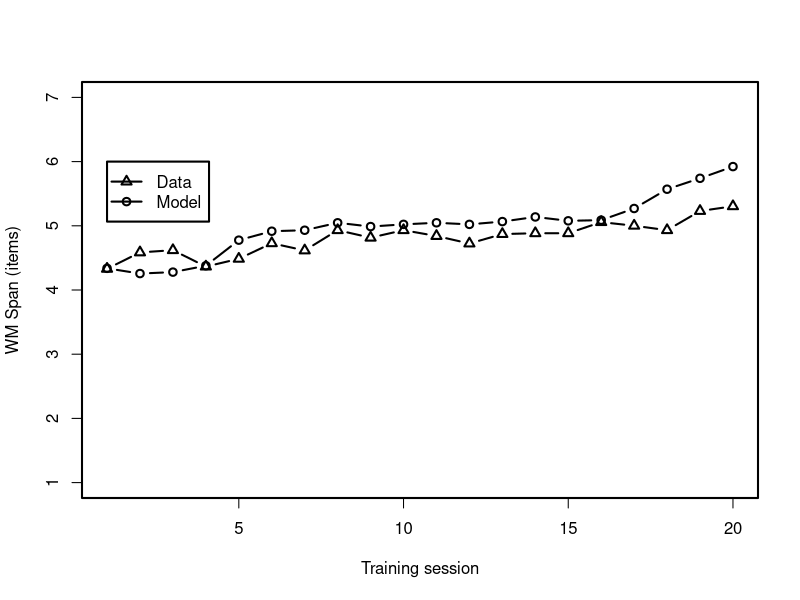
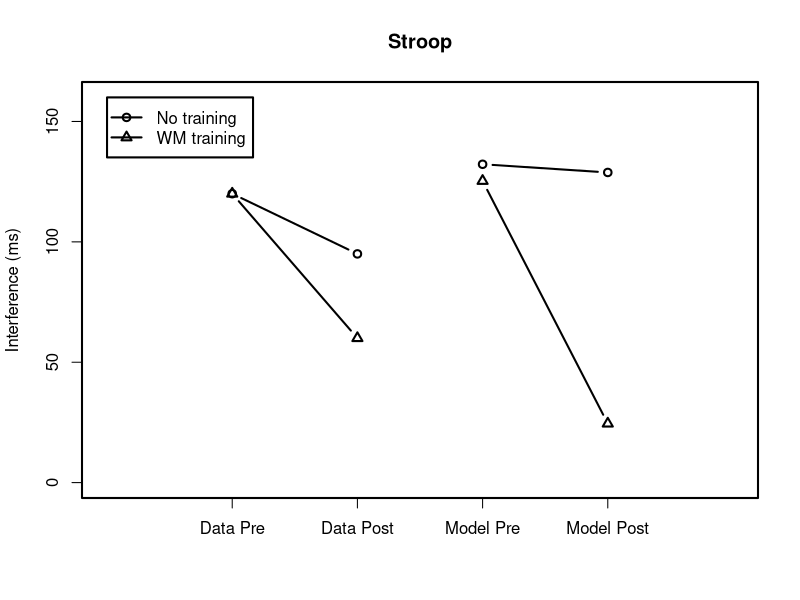
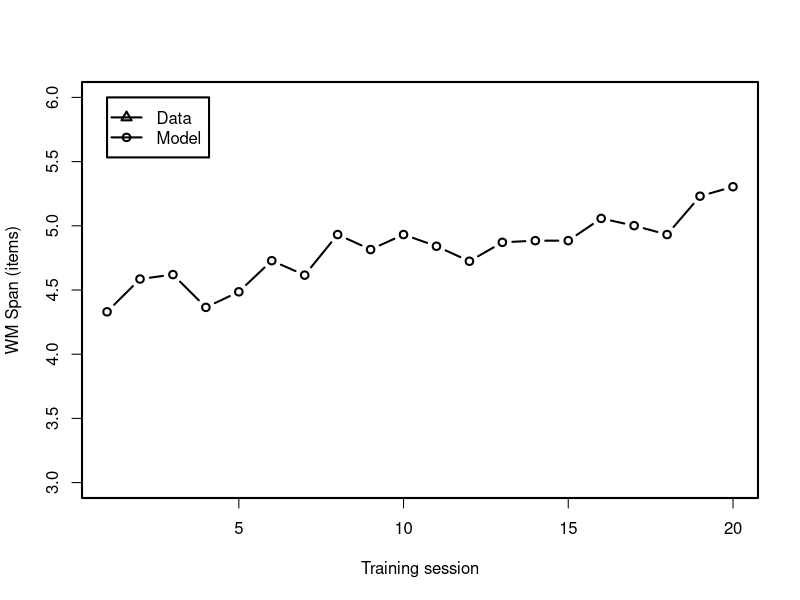
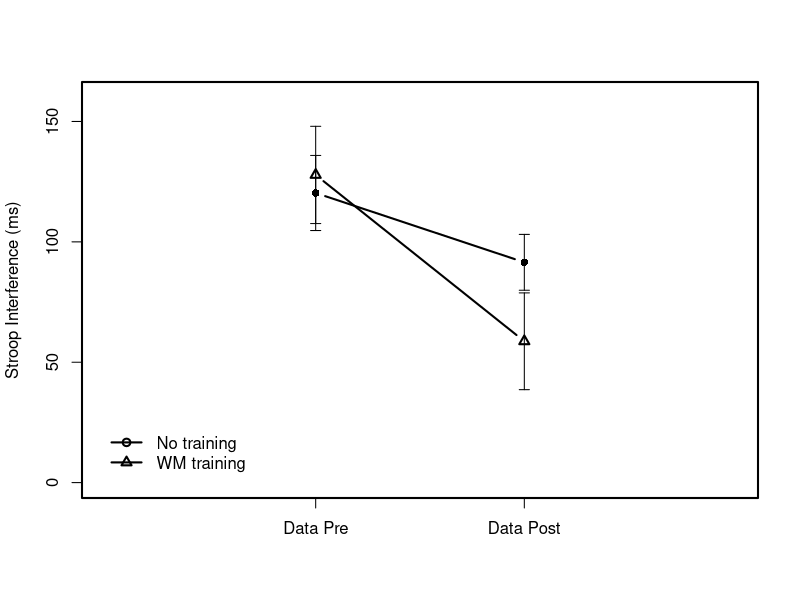
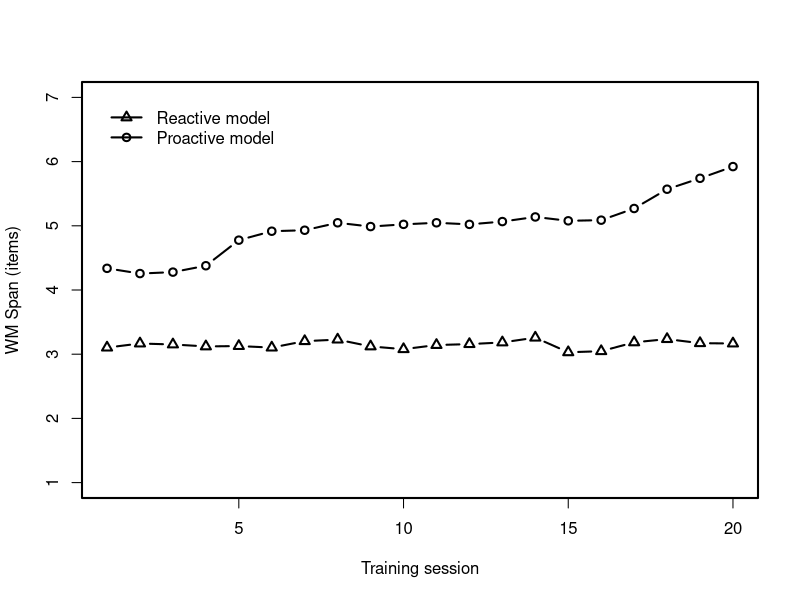
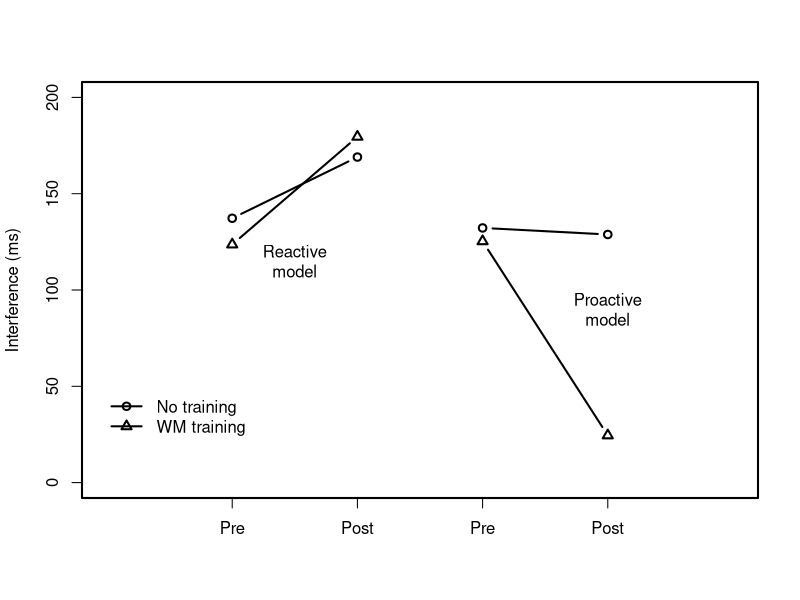

Generate these figures, in order, with R:
# R-File to plot the data from the Chein and Morrison experiment


### This plots the WMC data against the model fit

dada <- c( 0, 5.9, 6.7, 0.8, 3.6, 9.2, 6.6, 13.9, 11.2, 13.9, 11.8, 9.1, 12.5, 12.8, 12.8, 16.8, 15.5, 13.9, 20.8, 22.5)
dada <- (dada/100+1)*4.33 
dat <- read.table("WMChein.txt")
names(dat) <- c("day","span","correct")
dat.m <- with(dat[dat$correct==1,],tapply(span,day,mean))
#dat.m <- with(dat,tapply(span,day,mean))
quartz(width=5,height=5)
par(lwd=2)
plot(dat.m,type="b",ylab="WM Span (items)",xlab="Training session",ylim=c(1,7))
lines(dada,type="b",pch=2)
legend(1,6,legend=c("Data","Model"),pch=c(2,1),lty=1)


# This plots the Stroop data and model fit

dat <- read.table("stroopChein.txt")
names(dat) <- c("task","condition","block","day","trial","type","correct","RT")
res <- with(dat[dat$block>0,],tapply(RT,list(day,condition,type),mean))

exp.stroop <- rbind(c(120,95),c(120,60))

quartz(width=7,height=5)
par(lwd=2)
plot(2:3,exp.stroop[1,],ylim=c(0,160),type="b",xlab="",xaxt="n",xlim=c(1,6),ylab="Interference (ms)",main="Stroop")
lines(2:3,exp.stroop[2,],type="b",pch=2)
lines(4:5,(res[,1,2]-res[,1,1])*1000,type="b")
lines(4:5,(res[,2,2]-res[,2,1])*1000,type="b",pch=2)
axis(1,at=2:5,labels=c("Data Pre","Data Post","Model Pre","Model Post"))
legend(1,160,legend=c("No training","WM training"),pch=1:2,lty=1)

dat$subject <- as.factor(as.integer((as.numeric(rownames(dat))-1)/768))
res <- with(dat,tapply(RT,list(day,condition,type,subject),mean))
res[,,2,]-res[,,1,]

# This plots just the WMC data (as it is in the paper)

dada <- c( 0, 5.9, 6.7, 0.8, 3.6, 9.2, 6.6, 13.9, 11.2, 13.9, 11.8, 9.1, 12.5, 12.8, 12.8, 16.8, 15.5, 13.9, 20.8, 22.5)
dada <- (dada/100+1)*4.33 
quartz(width=5,height=5)
par(lwd=2)
plot(dada,type="b",ylab="WM Span (items)",xlab="Training session",ylim=c(3,6))
legend(1,6,legend=c("Data","Model"),pch=c(2,1),lty=1)



# This plots just the Stroop data (as it is in the paper)
library(Hmisc)
exp.stroop <- rbind(c(120.3,91.5),c(127.8,58.7))
exp.stroop.se <- rbind(c(135.9,103.1),c(148.0,78.8))-exp.stroop
quartz(width=4,height=5)
par(lwd=2)
errbar(2:3,exp.stroop[1,],exp.stroop[1,]+exp.stroop.se[1,],exp.stroop[1,]-exp.stroop.se[1,],ylim=c(0,160),type="b",xlab="",xaxt="n",xlim=c(1,4),ylab="Stroop Interference (ms)")
errbar(2:3,exp.stroop[2,],exp.stroop[2,]+exp.stroop.se[2,],exp.stroop[2,]-exp.stroop.se[2,],add=T,type="b",pch=2)
axis(1,at=2:3,labels=c("Data Pre","Data Post"))
legend(1,25,legend=c("No training","WM training"),pch=1:2,lty=1,bty="n")



# This plots the rehearsal against the non-rehearsal model

# WMC comparison
dat2 <- read.table("WMCheinNR.txt")
dat <- read.table("WMChein.txt")
names(dat) <- c("day","span","correct")
names(dat2) <- c("day","span","correct")
dat.m <- with(dat[dat$correct==1,],tapply(span,day,mean))
dat2.m <- with(dat2[dat2$correct==1,],tapply(span,day,mean))

#dat.m <- with(dat,tapply(span,day,mean))
quartz(width=5,height=5)
par(lwd=2)
plot(dat.m,type="b",ylab="WM Span (items)",xlab="Training session",ylim=c(1,7))
lines(dat2.m,type="b",pch=2)
legend(1,7,legend=c("Reactive model","Proactive model"),pch=c(2,1),lty=1,bty="n")


# Stroop comparison

dat <- read.table("stroopChein.txt")
dat2 <- read.table("stroopCheinNR.txt")

names(dat) <- c("task","condition","block","day","trial","type","correct","RT")
names(dat2) <- c("task","condition","block","day","trial","type","correct","RT")
res <- with(dat,tapply(RT,list(day,condition,type),mean))
res2 <- with(dat2,tapply(RT,list(day,condition,type),mean))


quartz(width=7,height=5)
par(lwd=2)
plot(2:3,(res2[,1,2]-res2[,1,1])*1000,ylim=c(0,200),type="b",xlab="",xaxt="n",xlim=c(1,6),ylab="Interference (ms)")
lines(2:3,(res2[,2,2]-res2[,2,1])*1000,type="b",pch=2)
lines(4:5,(res[,1,2]-res[,1,1])*1000,type="b")
lines(4:5,(res[,2,2]-res[,2,1])*1000,type="b",pch=2)
axis(1,at=2:5,labels=c("Pre","Post","Pre","Post"))
text(c(2.5,5),c(115,90),labels=c("Reactive\nmodel","Proactive\nmodel"))
legend(1,50,legend=c("No training","WM training"),pch=1:2,lty=1,bty="n")
